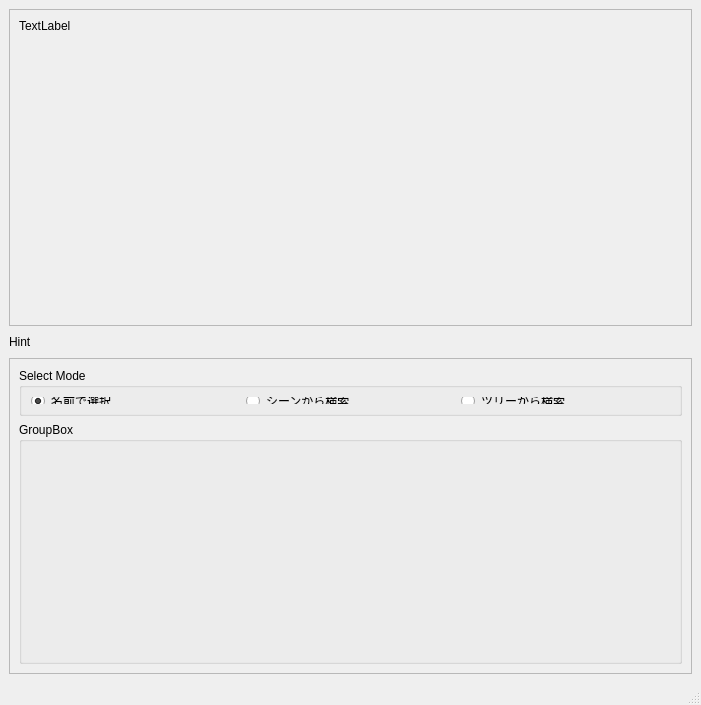
<?xml version="1.0" encoding="UTF-8"?>
<ui version="4.0">
 <class>MainWindow</class>
 <widget class="QMainWindow" name="MainWindow">
  <property name="geometry">
   <rect>
    <x>0</x>
    <y>0</y>
    <width>701</width>
    <height>705</height>
   </rect>
  </property>
  <property name="windowTitle">
   <string>MainWindow</string>
  </property>
  <widget class="QWidget" name="centralwidget">
   <layout class="QGridLayout" name="gridLayout">
    <item row="0" column="0">
     <widget class="QScrollArea" name="scrollArea">
      <property name="widgetResizable">
       <bool>true</bool>
      </property>
      <widget class="QWidget" name="scrollAreaWidgetContents">
       <property name="geometry">
        <rect>
         <x>0</x>
         <y>0</y>
         <width>681</width>
         <height>302</height>
        </rect>
       </property>
       <widget class="QLabel" name="label">
        <property name="geometry">
         <rect>
          <x>9</x>
          <y>9</y>
          <width>480</width>
          <height>480</height>
         </rect>
        </property>
        <property name="minimumSize">
         <size>
          <width>480</width>
          <height>480</height>
         </size>
        </property>
        <property name="text">
         <string>TextLabel</string>
        </property>
        <property name="alignment">
         <set>Qt::AlignLeading|Qt::AlignLeft|Qt::AlignTop</set>
        </property>
       </widget>
      </widget>
     </widget>
    </item>
    <item row="1" column="0">
     <widget class="QLabel" name="hint">
      <property name="minimumSize">
       <size>
        <width>0</width>
        <height>20</height>
       </size>
      </property>
      <property name="maximumSize">
       <size>
        <width>16777215</width>
        <height>20</height>
       </size>
      </property>
      <property name="text">
       <string>Hint</string>
      </property>
     </widget>
    </item>
    <item row="2" column="0">
     <widget class="QScrollArea" name="scrollArea_2">
      <property name="widgetResizable">
       <bool>true</bool>
      </property>
      <widget class="QWidget" name="scrollAreaWidgetContents_2">
       <property name="geometry">
        <rect>
         <x>0</x>
         <y>0</y>
         <width>681</width>
         <height>302</height>
        </rect>
       </property>
       <layout class="QVBoxLayout" name="verticalLayout">
        <item>
         <widget class="QGroupBox" name="selModeGb">
          <property name="minimumSize">
           <size>
            <width>0</width>
            <height>48</height>
           </size>
          </property>
          <property name="maximumSize">
           <size>
            <width>16777215</width>
            <height>48</height>
           </size>
          </property>
          <property name="title">
           <string>Select Mode</string>
          </property>
          <layout class="QHBoxLayout" name="horizontalLayout">
           <item>
            <widget class="QRadioButton" name="nameSelRb">
             <property name="text">
              <string>名前で選択</string>
             </property>
             <property name="checked">
              <bool>true</bool>
             </property>
            </widget>
           </item>
           <item>
            <widget class="QRadioButton" name="searchSelRb">
             <property name="text">
              <string>シーンから検索</string>
             </property>
            </widget>
           </item>
           <item>
            <widget class="QRadioButton" name="searchTreeSelRb">
             <property name="text">
              <string>ツリーから検索</string>
             </property>
             <property name="checked">
              <bool>false</bool>
             </property>
            </widget>
           </item>
          </layout>
         </widget>
        </item>
        <item>
         <widget class="QGroupBox" name="groupBox">
          <property name="title">
           <string>GroupBox</string>
          </property>
         </widget>
        </item>
       </layout>
      </widget>
     </widget>
    </item>
   </layout>
  </widget>
  <widget class="QMenuBar" name="menubar">
   <property name="geometry">
    <rect>
     <x>0</x>
     <y>0</y>
     <width>701</width>
     <height>24</height>
    </rect>
   </property>
  </widget>
  <widget class="QStatusBar" name="statusbar"/>
 </widget>
 <resources/>
 <connections/>
</ui>
